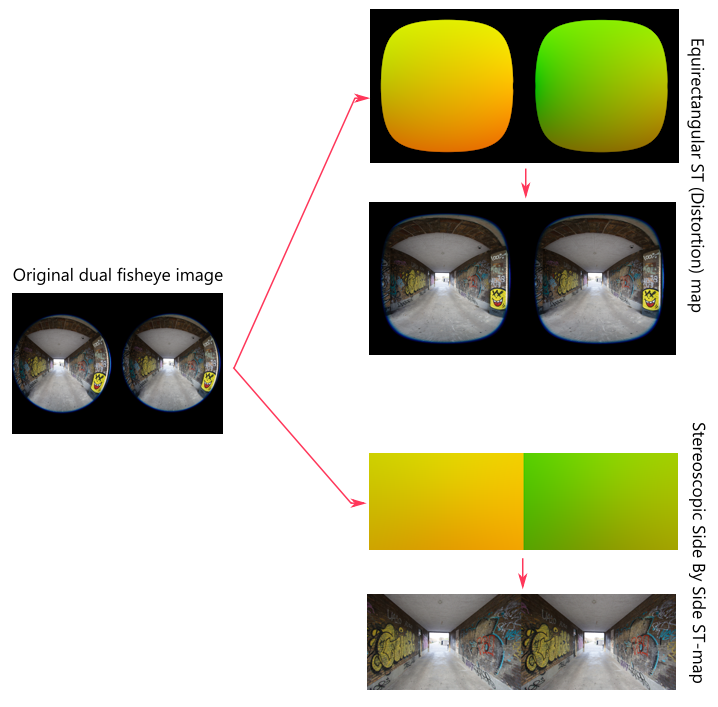
#> input picture assets/explainer_st_maps.png, 718 x 707 px
$ python convert_VR180_images.py --st assets/explainer_st_maps.png --input_folder assets --output_folder out
#> lines starting #> are read from the running program, lines starting #| are printed output that depends on the picture
import os
os.environ["OPENCV_IO_ENABLE_OPENEXR"]="1"
import cv2
import numpy as np
import argparse
import glob
from concurrent.futures import ThreadPoolExecutor, as_completed
from PIL import Image

def load_st_map(st_path):
    """Load the ST map from an EXR file."""
#> called with st_path = 'assets/explainer_st_maps.png'
    st_map = cv2.imread(st_path, cv2.IMREAD_ANYCOLOR | cv2.IMREAD_ANYDEPTH)
#> st_map is the input picture: shape (707, 718, 3); mean B, G, R 175.5, 198.3, 198
    if st_map is None:
        raise FileNotFoundError(f"Could not load ST map from {st_path}")
    return st_map

def apply_st_map(image, st_map):
    """Apply the ST map to the image to create a new mapped image."""

    # Get input image dimensions
    input_h, input_w = image.shape[:2]

    # Get ST map dimensions (which should match the output dimensions)
    output_h, output_w = st_map.shape[:2]

    # Split ST map into separate channels
    s_map = (st_map[:, :, 2]) * (input_w - 1)  # Scale S to input image width
    t_map = (1 - st_map[:, :, 1]) * (input_h - 1)  # Scale T to input image height

    # Ensure s_map and t_map are in the correct format for remapping
    s_map = s_map.astype(np.float32)
    t_map = t_map.astype(np.float32)

    # Apply the remap using OpenCV
    mapped_image = cv2.remap(image, s_map, t_map, interpolation=cv2.INTER_LANCZOS4 , borderMode=cv2.BORDER_CONSTANT, borderValue=0)

    return mapped_image

def process_image(image_path, st_map, output_folder):
    """Load an image, apply ST mapping, and save the result with debug outputs."""

    # Load the input image with Pillow to ensure color space compatibility
    with Image.open(image_path) as img_pil:
        try:
            img_pil = img_pil.convert("RGB")  # Ensure it's in RGB mode for consistent colors
        except:
            return # Cant load this image

    # Convert to OpenCV format (BGR) for processing
    image = cv2.cvtColor(np.array(img_pil), cv2.COLOR_RGB2BGR)

    # Apply ST mapping
    mapped_image = apply_st_map(image, st_map)

    # Convert mapped image to RGB format for final saving
    mapped_image_rgb = cv2.cvtColor(mapped_image, cv2.COLOR_BGR2RGB)
    mapped_image_pil = Image.fromarray(mapped_image_rgb)

    # Define the output path and save the final output image with quality 90 (without EXIF)
    output_path = os.path.join(output_folder, os.path.splitext(os.path.basename(image_path))[0] + ".jpg")
    mapped_image_pil.save(output_path, format="JPEG", quality=95)

def main(st_path, input_folder, output_folder):
    # Load ST map
    st_map = load_st_map(st_path)

    # Ensure output folder exists
    os.makedirs(output_folder, exist_ok=True)

    # Define the list of allowed extensions
    allowed_extensions = ('.png', '.jpg', '.jpeg', '.tif', '.tiff', '.bmp')

    # Example: List only files in a directory (all files)
    files = [f for f in os.listdir(input_folder)
             if os.path.isfile(os.path.join(input_folder, f)) and f.lower().endswith(allowed_extensions)]

    # Process each image in the input folder in parallel
    with ThreadPoolExecutor(max_workers=16) as executor:
        futures = []
        for image_name in files:
            print(image_name)
            image_path = os.path.join(input_folder, image_name)
            futures.append(executor.submit(process_image, image_path, st_map, output_folder))
#> this loop made 1 pass
#> pass 1, in apply_st_map, `s_map = (st_map[:, :, 2]) * (input_w - 1)`:
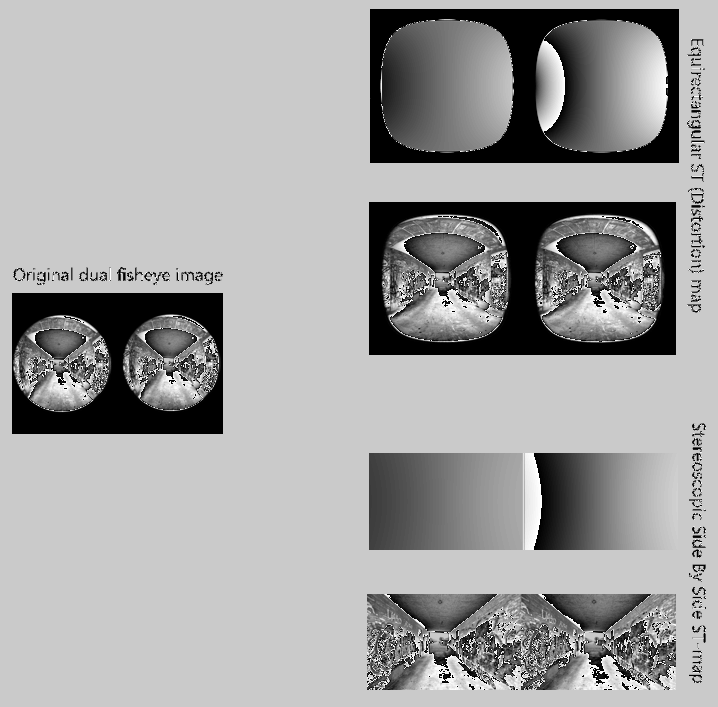
#> s_map: shape (707, 718) uint16; min 0, max 65247, mean 41371.9; drawn with min black and max white
#> pass 1, in apply_st_map, `t_map = (1 - st_map[:, :, 1]) * (input_h - 1)`:
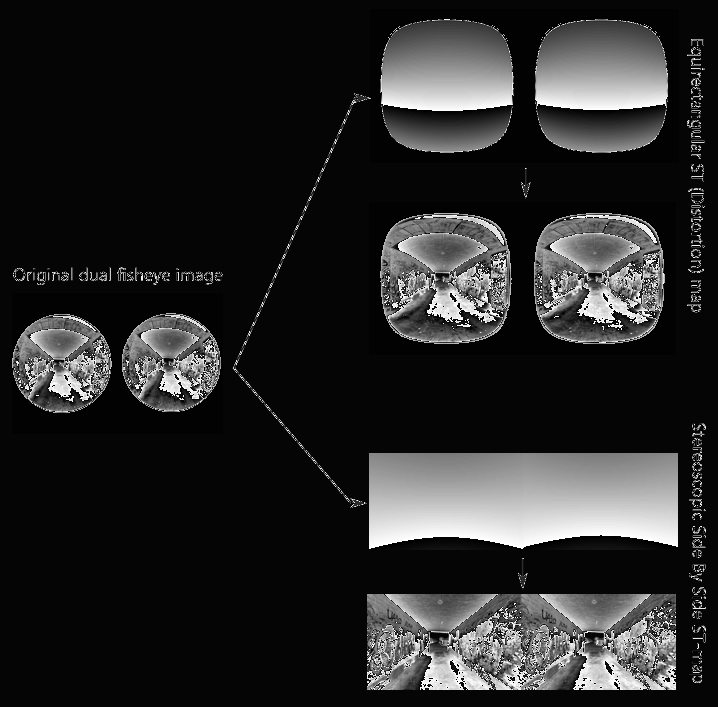
#> t_map: shape (707, 718) uint16; min 0, max 65074, mean 10504.1; drawn with min black and max white
#> after the loop, futures = 1 item

        for future in as_completed(futures):
            future.result()  # Wait for all futures to complete

if __name__ == "__main__":
    parser = argparse.ArgumentParser(description="Process images with an ST map.")
    parser.add_argument("--st", type=str, required=True, help="Path to the ST map in EXR format")
    parser.add_argument("--input_folder", type=str, required=True, help="Path to the folder containing input images")
    parser.add_argument("--output_folder", type=str, required=True, help="Path to the folder for saving output images")

    args = parser.parse_args()
    main(args.st, args.input_folder, args.output_folder)
